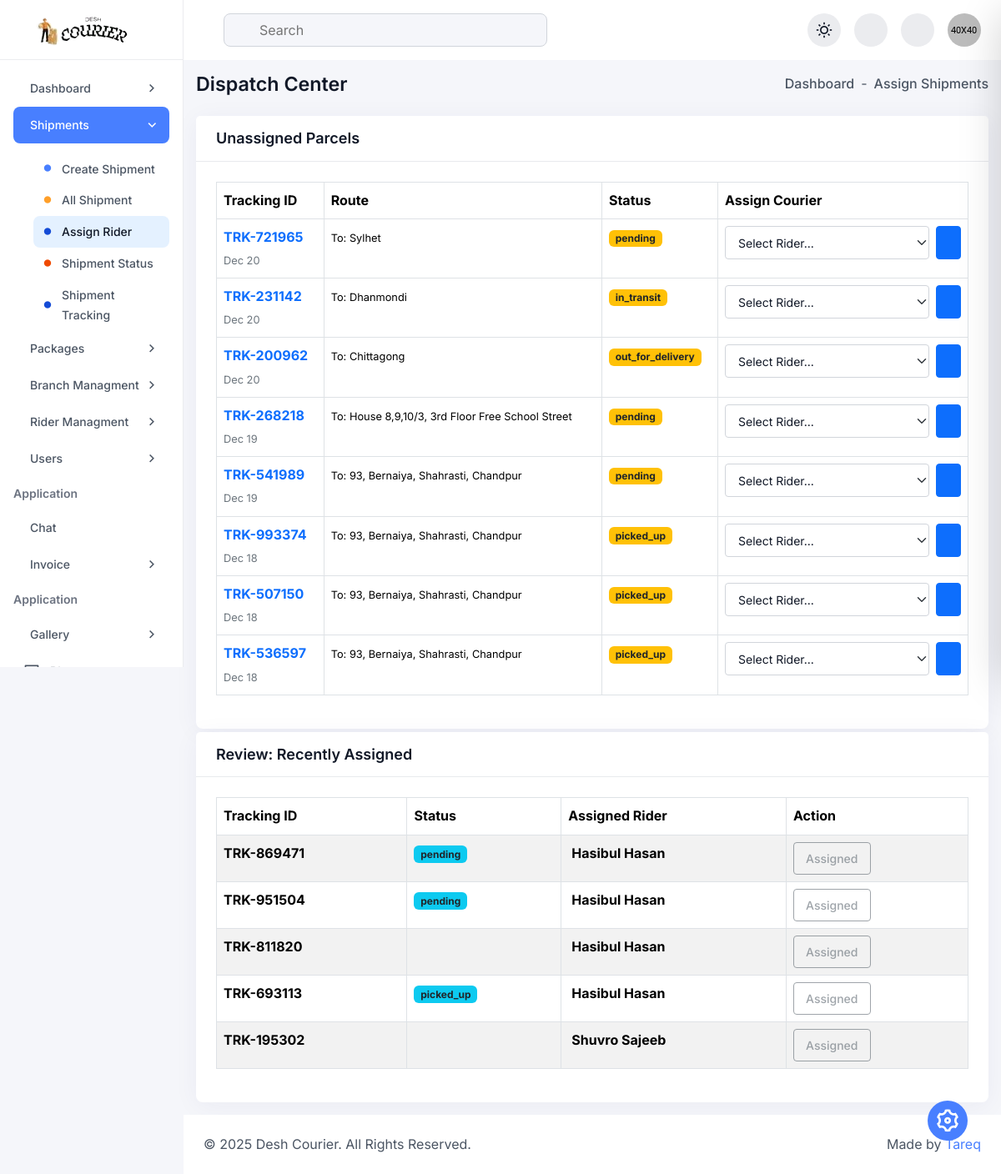
/admin/assign-rider.php (signed in), run on the app's committed database.
### tables this page shows
CREATE TABLE `parcels` (
  `parcel_id` int(11) NOT NULL,
  `tracking_number` varchar(50) NOT NULL,
  `parcel_type` enum('Parcel','Document') DEFAULT 'Parcel',
  `sender_name` varchar(100) NOT NULL,
  `sender_phone` varchar(20) NOT NULL,
  `sender_address` text NOT NULL,
  `receiver_name` varchar(100) NOT NULL,
  `receiver_phone` varchar(20) NOT NULL,
  `receiver_address` text NOT NULL,
  `weight_kg` decimal(5,2) DEFAULT NULL,
  `delivery_type` enum('standard','express','same_day') DEFAULT 'standard',
  `price` decimal(10,2) NOT NULL,
  `payment_method` varchar(50) DEFAULT 'Cash (Receiver)',
  `current_status` enum('pending','picked_up','in_transit','out_for_delivery','delivered','returned','cancelled') DEFAULT 'pending',
  `assigned_courier_id` int(11) DEFAULT NULL,
  `branch_id` int(11) DEFAULT NULL,
  `created_at` timestamp NOT NULL DEFAULT current_timestamp(),
  `updated_at` timestamp NOT NULL DEFAULT current_timestamp() ON UPDATE current_timestamp()
);

CREATE TABLE `users` (
  `user_id` int(11) NOT NULL,
  `full_name` varchar(100) NOT NULL,
  `email` varchar(100) NOT NULL,
  `password_hash` varchar(255) NOT NULL,
  `phone` varchar(20) DEFAULT NULL,
  `role` enum('admin','staff','customer') DEFAULT 'customer',
  `department` varchar(100) DEFAULT NULL,
  `designation` varchar(100) DEFAULT NULL,
  `description` text DEFAULT NULL,
  `created_at` timestamp NOT NULL DEFAULT current_timestamp(),
  `profile_image` varchar(255) DEFAULT NULL,
  `status` enum('Active','Inactive','Pending') NOT NULL DEFAULT 'Active',
  `permission_group` varchar(50) DEFAULT 'View Only',
  `location` varchar(100) DEFAULT 'Unknown',
  `reset_token` varchar(255) DEFAULT NULL,
  `reset_token_expire` datetime DEFAULT NULL
);

### admin/assign-rider.php (the view, shortened to what this page needs)
<?php
require 'db.php';
try {
    $sqlParcels = "SELECT p.*, b.branch_name
                   FROM parcels p
                   LEFT JOIN branches b ON p.branch_id = b.branch_id
                   WHERE p.assigned_courier_id IS NULL
                   AND p.current_status != 'delivered'
                   ORDER BY p.created_at DESC";
    $stmt = $pdo->query($sqlParcels);
    $unassigned_parcels = $stmt->fetchAll(PDO::FETCH_ASSOC);
} catch (Exception $e) {
    $unassigned_parcels = [];
}
try {
    $sqlAssigned = "SELECT p.*, u.full_name as courier_name
                    FROM parcels p
                    JOIN couriers c ON p.assigned_courier_id = c.courier_id
                    JOIN users u ON c.user_id = u.user_id
                    WHERE p.current_status != 'delivered'
                    ORDER BY p.updated_at DESC LIMIT 10";
    $stmt = $pdo->query($sqlAssigned);
    $assigned_parcels = $stmt->fetchAll(PDO::FETCH_ASSOC);
} catch (Exception $e) {
    $assigned_parcels = [];
}
?>
<?php include "inc/header.php"?>
<div class="dashboard-main-body">
    <div class="d-flex flex-wrap align-items-center justify-content-between gap-3 mb-24">
        <h6 class="fw-semibold mb-0">Dispatch Center</h6>
        <ul class="d-flex align-items-center gap-2">
            <li class="fw-medium"><a href="index.html" class="hover-text-primary">Dashboard</a></li>
            <li>-</li>
            <li class="fw-medium">Assign Shipments</li>
        </ul>
    </div>
    <div class="card h-100 p-0 radius-12 mb-4">
        <div class="card-header border-bottom bg-base py-16 px-24">
            <h6 class="text-lg fw-semibold mb-0">Unassigned Parcels</h6>
        </div>
        <div class="card-body p-24">
            <div class="table-responsive scroll-sm">
                <table class="table table-bordered table-hover align-middle">
                    <thead class="bg-light">
                        <tr>
                            <th>Tracking ID</th>
                            <th>Route</th>
                            <th>Status</th>
                            <th style="width: 300px;">Assign Courier</th>
                        </tr>
                    </thead>
                    <tbody>
                        <?php if (count($unassigned_parcels) > 0): ?>
                            <?php foreach ($unassigned_parcels as $parcel): ?>
                                <tr>
                                    <td>
                                        <span class="fw-bold text-primary"><?= htmlspecialchars($parcel['tracking_number']) ?></span><br>
                                        <small class="text-secondary"><?= date('M d', strtotime($parcel['created_at'])) ?></small>
                                    </td>
                                    <td>
                                        <small>To: <?= htmlspecialchars($parcel['receiver_address']) ?></small>
                                    </td>
                                    <td><span class="badge bg-warning text-dark"><?= $parcel['current_status'] ?></span></td>
                                    <td>
                                        <form method="POST" class="d-flex gap-2">
                                            <select name="courier_id" class="form-select form-select-sm" required>
                                                <option value="" selected disabled>Select Rider...</option>
                                            </select>
                                            <button type="submit" name="assign_courier" class="btn btn-primary btn-sm">
                                            </button>
                                        </form>
                                    </td>
                                </tr>
                            <?php endforeach; ?>
                        <?php else: ?>
                            <tr><td colspan="4" class="text-center">No unassigned parcels found.</td></tr>
                        <?php endif; ?>
                    </tbody>
                </table>
            </div>
        </div>
    </div>
    <div class="card h-100 p-0 radius-12">
        <div class="card-header border-bottom bg-base py-16 px-24">
            <h6 class="text-lg fw-semibold mb-0">Review: Recently Assigned</h6>
        </div>
        <div class="card-body p-24">
            <div class="table-responsive scroll-sm">
                <table class="table table-bordered table-striped align-middle">
                    <thead class="bg-light">
                        <tr>
                            <th>Tracking ID</th>
                            <th>Status</th>
                            <th>Assigned Rider</th>
                            <th>Action</th>
                        </tr>
                    </thead>
                    <tbody>
                        <?php if (count($assigned_parcels) > 0): ?>
                            <?php foreach ($assigned_parcels as $parcel): ?>
                                <tr>
                                    <td>
                                        <span class="fw-bold"><?= htmlspecialchars($parcel['tracking_number']) ?></span>
                                    </td>
                                    <td>
                                        <span class="badge bg-info text-dark"><?= $parcel['current_status'] ?></span>
                                    </td>
                                    <td>
                                        <strong><?= htmlspecialchars($parcel['courier_name']) ?></strong>
                                    </td>
                                    <td>
                                        <button class="btn btn-sm btn-outline-secondary" disabled>Assigned</button>
                                    </td>
                                </tr>
                            <?php endforeach; ?>
                        <?php else: ?>
                            <tr><td colspan="4" class="text-center">No assignments made yet.</td></tr>
                        <?php endif; ?>
                    </tbody>
                </table>
            </div>
        </div>
    </div>
</div>
<?php include "inc/footer.php" ?>

### admin/inc/header.php (shortened to what this page needs)
<!DOCTYPE html>
<html lang="en" data-theme="light">
<head>
  <link rel="stylesheet" href="assets/css/remixicon.css">
  <link rel="stylesheet" href="assets/css/lib/bootstrap.min.css">
  <link rel="stylesheet" href="assets/css/lib/apexcharts.css">
  <link rel="stylesheet" href="assets/css/lib/dataTables.min.css">
  <link rel="stylesheet" href="assets/css/lib/editor-katex.min.css">
  <link rel="stylesheet" href="assets/css/lib/editor.atom-one-dark.min.css">
  <link rel="stylesheet" href="assets/css/lib/editor.quill.snow.css">
  <link rel="stylesheet" href="assets/css/lib/flatpickr.min.css">
  <link rel="stylesheet" href="assets/css/lib/full-calendar.css">
  <link rel="stylesheet" href="assets/css/lib/jquery-jvectormap-2.0.5.css">
  <link rel="stylesheet" href="assets/css/lib/magnific-popup.css">
  <link rel="stylesheet" href="assets/css/lib/slick.css">
  <link rel="stylesheet" href="assets/css/lib/prism.css">
  <link rel="stylesheet" href="assets/css/lib/file-upload.css">
  <link rel="stylesheet" href="assets/css/lib/audioplayer.css">
  <link rel="stylesheet" href="assets/css/style.css">
</head>
<body>
  <button type="button"
    class="theme-customization__button w-48-px h-48-px bg-primary-600 text-white rounded-circle d-flex justify-content-center align-items-center position-fixed end-0 bottom-0 mb-40 me-40 text-2xxl bg-hover-primary-700">
    <i class="ri-settings-3-line animate-spin"></i>
  </button>
  <aside class="sidebar">
    <div>
      <a href="index.php" class="sidebar-logo">
        <img src="assets/images/desh_courier-removebg-preview.png" alt="site logo" class="light-logo">
      </a>
    </div>
    <div class="sidebar-menu-area">
      <ul class="sidebar-menu" id="sidebar-menu">
        <li class="dropdown">
          <a href="javascript:void(0)">
            <span>Dashboard</span>
          </a>
        </li>
        <li class="dropdown">
          <a href="javascript:void(0)">
            <span>Shipments</span>
          </a>
          <ul class="sidebar-submenu">
            <li>
              <a href="create_parcel.php"><i class="ri-circle-fill circle-icon text-primary-600 w-auto"></i> Create
                Shipment</a>
            </li>
            <li>
              <a href="shipment_list.php"><i class="ri-circle-fill circle-icon text-warning-main w-auto"></i>
                All Shipment</a>
            </li>
            <li>
              <a href="assign-rider.php"><i class="ri-circle-fill circle-icon text-info-main w-auto"></i> Assign
                Rider</a>
            </li>
            <li>
              <a href="update_status.php"><i class="ri-circle-fill circle-icon text-danger-main w-auto"></i> Shipment
                Status</a>
            </li>
            <li>
              <a href="track.php"><i class="ri-circle-fill circle-icon text-info-main w-auto"></i> Shipment Tracking</a>
            </li>
          </ul>
        </li>
        <li class="dropdown">
          <a href="javascript:void(0)">
            <span>Packages</span>
          </a>
        </li>
        <li class="dropdown">
          <a href="javascript:void(0)">
            <span>Branch Managment</span>
          </a>
        </li>
        <li class="dropdown">
          <a href="javascript:void(0)">
            <span>Rider Managment</span>
          </a>
        </li>
        <li class="dropdown">
          <a href="javascript:void(0)">
            <span>Users</span>
          </a>
        </li>
        <li class="sidebar-menu-group-title">Application</li>
        <li>
          <a href="chat-message.html">
            <span>Chat</span>
          </a>
        </li>
        <li class="dropdown">
          <a href="javascript:void(0)">
            <span>Invoice</span>
          </a>
        </li>
        <li class="sidebar-menu-group-title">Application</li>
        <li class="dropdown">
          <a href="javascript:void(0)">
            <span>Gallery</span>
          </a>
        </li>
        <li class="dropdown">
          <a href="javascript:void(0)">
            <i class="ri-news-line text-xl me-14 d-flex w-auto"></i>
            <span>Blog</span>
          </a>
        </li>
      </ul>
    </div>
  </aside>
  <main class="dashboard-main">
    <div class="navbar-header">
      <div class="row align-items-center justify-content-between">
        <div class="col-auto">
          <div class="d-flex flex-wrap align-items-center gap-4">
            <form class="navbar-search">
              <input type="text" name="search" placeholder="Search">
            </form>
          </div>
        </div>
        <div class="col-auto">
          <div class="d-flex flex-wrap align-items-center gap-3">
            <button type="button" data-theme-toggle
              class="w-40-px h-40-px bg-neutral-200 rounded-circle d-flex justify-content-center align-items-center"></button>
            <div class="dropdown">
              <button
                class="has-indicator w-40-px h-40-px bg-neutral-200 rounded-circle d-flex justify-content-center align-items-center"
                type="button" data-bs-toggle="dropdown">
              </button>
            </div>
            <div class="dropdown">
              <button
                class="has-indicator w-40-px h-40-px bg-neutral-200 rounded-circle d-flex justify-content-center align-items-center"
                type="button" data-bs-toggle="dropdown">
              </button>
            </div>
            <div class="dropdown">
              <button class="d-flex justify-content-center align-items-center rounded-circle" type="button"
                data-bs-toggle="dropdown">
                <img src="assets/images/user.png" alt="image" class="w-40-px h-40-px object-fit-cover rounded-circle">
              </button>
            </div>
          </div>
        </div>
      </div>
    </div>

### admin/inc/footer.php (shortened to what this page needs)
<footer class="d-footer">
  <div class="row align-items-center justify-content-between">
    <div class="col-auto">
      <p class="mb-0">© 2025 Desh Courier. All Rights Reserved.</p>
    </div>
    <div class="col-auto">
      <p class="mb-0">Made by <span class="text-primary-600">Tareq</span></p>
    </div>
  </div>
</footer>
</main>
</body>
</html>

### data on the page
parcels: tracking_number "TRK-721965", created_at "Dec 20", receiver_address "Sylhet", current_status "pending"
parcels: tracking_number "TRK-231142", created_at "Dec 20", receiver_address "Dhanmondi", current_status "in_transit"
parcels: tracking_number "TRK-200962", created_at "Dec 20", receiver_address "Chittagong", current_status "out_for_delivery"
parcels: tracking_number "TRK-268218", created_at "Dec 19", receiver_address "House 8,9,10/3, 3rd Floor Free School Street", current_status "pending"
parcels: tracking_number "TRK-541989", created_at "Dec 19", receiver_address "93, Bernaiya, Shahrasti, Chandpur", current_status "pending"
parcels: tracking_number "TRK-993374", created_at "Dec 18", receiver_address "93, Bernaiya, Shahrasti, Chandpur", current_status "picked_up"
parcels: tracking_number "TRK-507150", created_at "Dec 18", receiver_address "93, Bernaiya, Shahrasti, Chandpur", current_status "picked_up"
parcels: tracking_number "TRK-536597", created_at "Dec 18", receiver_address "93, Bernaiya, Shahrasti, Chandpur", current_status "picked_up"
parcels: tracking_number "TRK-869471", current_status "pending", users.full_name "Hasibul Hasan"
parcels: tracking_number "TRK-951504", current_status "pending", users.full_name "Hasibul Hasan"
parcels: tracking_number "TRK-811820", users.full_name "Hasibul Hasan"
parcels: tracking_number "TRK-693113", current_status "picked_up", users.full_name "Hasibul Hasan"
parcels: tracking_number "TRK-195302", users.full_name "Shuvro Sajeeb"
